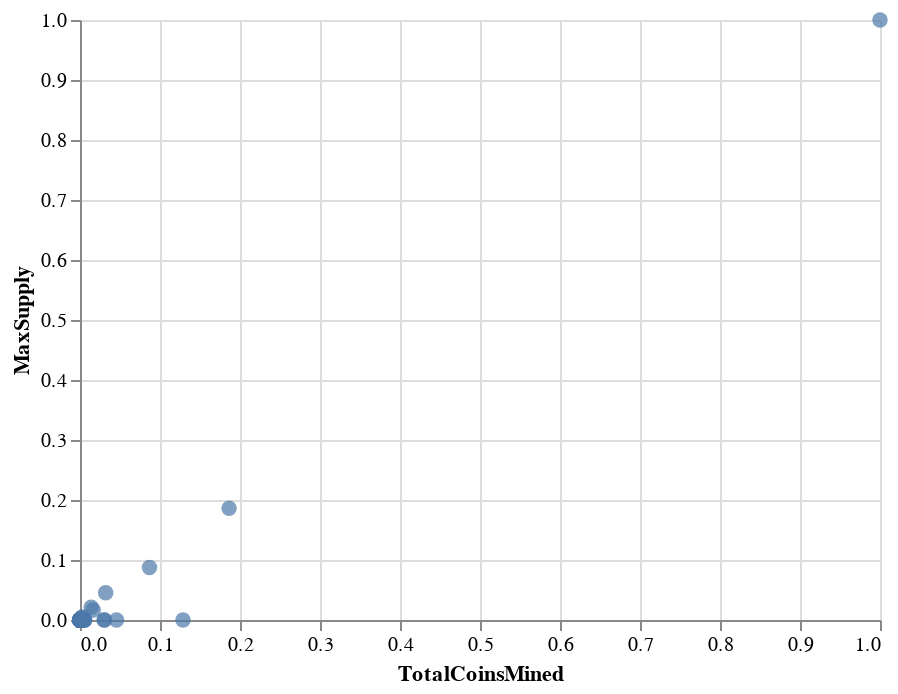

The notebook cell saved with this chart:
### Code cell
# Plot the scatter with x="TotalCoinsMined" and y="TotalCoinSupply"
alt.Chart(df_tradable).mark_circle(size=60).encode(
    x='TotalCoinsMined',
    y='MaxSupply',
)

### Figure 1 — Vega-Lite specification as saved in the notebook (floating-point values rounded to 4 significant figures)
{"config": {"view": {"continuousWidth": 400, "continuousHeight": 300}}, "data": {"name": "data-c780f8d4f47752567452b3e17a0e68a9"}, "mark": {"type": "circle", "size": 60}, "encoding": {"x": {"type": "quantitative", "field": "TotalCoinsMined"}, "y": {"type": "quantitative", "field": "MaxSupply"}}, "$schema": "https://vega.github.io/schema/vega-lite/v4.8.1.json", "datasets": {"data-c780f8d4f47752567452b3e17a0e68a9": [{"index": "NVC", "TotalCoinsMined": 2.943e-06, "MaxSupply": 0.0}, {"index": "XCP", "TotalCoinsMined": 2.474e-06, "MaxSupply": 0.0}, {"index": "NSR", "TotalCoinsMined": 0.005909, "MaxSupply": 1.01e-12}, {"index": "MONA", "TotalCoinsMined": 8.064e-05, "MaxSupply": 0.0}, {"index": "TRI", "TotalCoinsMined": 0.0, "MaxSupply": 1.01e-12}, {"index": "EMC", "TotalCoinsMined": 4.704e-05, "MaxSupply": 0.0}, {"index": "CMTC", "TotalCoinsMined": 7.137e-07, "MaxSupply": 1.01e-12}, {"index": "XSN", "TotalCoinsMined": 0.0001169, "MaxSupply": 0.0}, {"index": "CHAT", "TotalCoinsMined": 0.00101, "MaxSupply": 0.00101}, {"index": "AMB", "TotalCoinsMined": 0.000636, "MaxSupply": 0.0}, {"index": "PURA", "TotalCoinsMined": 0.0001895, "MaxSupply": 0.0}, {"index": "BTCP", "TotalCoinsMined": 3.69e-06, "MaxSupply": 2.31e-05}, {"index": "KCASH", "TotalCoinsMined": 0.00101, "MaxSupply": 0.00101}, {"index": "BEAM", "TotalCoinsMined": 6.248e-05, "MaxSupply": 0.0002661}, {"index": "VSYS", "TotalCoinsMined": 0.005781, "MaxSupply": 0.0}, {"index": "BDX", "TotalCoinsMined": 0.001414, "MaxSupply": 0.0}, {"index": "CKB", "TotalCoinsMined": 0.0305, "MaxSupply": 0.0}, {"index": "MWC", "TotalCoinsMined": 1.062e-05, "MaxSupply": 2.02e-05}, {"index": "AR", "TotalCoinsMined": 6.415e-05, "MaxSupply": 6.667e-05}, {"index": "BUX", "TotalCoinsMined": 0.0004545, "MaxSupply": 0.0}, {"index": "AAC", "TotalCoinsMined": 0.00101, "MaxSupply": 0.00101}, {"index": "PST", "TotalCoinsMined": 0.0001008, "MaxSupply": 0.000101}, {"index": "HC", "TotalCoinsMined": 4.523e-05, "MaxSupply": 8.485e-05}, {"index": "LOKI", "TotalCoinsMined": 5.217e-05, "MaxSupply": 0.0}, {"index": "AEON", "TotalCoinsMined": 1.773e-05, "MaxSupply": 0.0}, {"index": "BTCVT", "TotalCoinsMined": 9.967e-06, "MaxSupply": 2.121e-05}, {"index": "BCHA", "TotalCoinsMined": 1.862e-05, "MaxSupply": 2.121e-05}, {"index": "DOGE", "TotalCoinsMined": 0.1288, "MaxSupply": 0.0}, {"index": "BLK", "TotalCoinsMined": 6.082e-05, "MaxSupply": 0.000101}, {"index": "AUR", "TotalCoinsMined": 1.902e-05, "MaxSupply": 2.121e-05}, {"index": "BTT", "TotalCoinsMined": 1.0, "MaxSupply": 1.0}, {"index": "DGB", "TotalCoinsMined": 0.014, "MaxSupply": 0.02121}, {"index": "SMART", "TotalCoinsMined": 0.002604, "MaxSupply": 0.005051}, {"index": "BCN", "TotalCoinsMined": 0.1863, "MaxSupply": 0.1863}, {"index": "BCH", "TotalCoinsMined": 1.862e-05, "MaxSupply": 2.121e-05}, {"index": "ICX", "TotalCoinsMined": 0.0008779, "MaxSupply": 0.0}, {"index": "INT", "TotalCoinsMined": 0.0004644, "MaxSupply": 0.00101}, {"index": "GRIN", "TotalCoinsMined": 5.711e-05, "MaxSupply": 0.0}, {"index": "RISE", "TotalCoinsMined": 0.0001692, "MaxSupply": 0.0}, {"index": "IOC", "TotalCoinsMined": 1.86e-05, "MaxSupply": 2.222e-05}, {"index": "XWC", "TotalCoinsMined": 0.0009119, "MaxSupply": 0.00101}, {"index": "ZEN", "TotalCoinsMined": 1.05e-05, "MaxSupply": 2.121e-05}, {"index": "NAV", "TotalCoinsMined": 7.107e-05, "MaxSupply": 0.0}, {"index": "NXS", "TotalCoinsMined": 6.961e-05, "MaxSupply": 7.879e-05}, {"index": "ZEC", "TotalCoinsMined": 1.054e-05, "MaxSupply": 2.121e-05}, {"index": "VTC", "TotalCoinsMined": 5.831e-05, "MaxSupply": 8.485e-05}, {"index": "XMR", "TotalCoinsMined": 1.78e-05, "MaxSupply": 0.0}, {"index": "DCR", "TotalCoinsMined": 1.234e-05, "MaxSupply": 2.121e-05}, {"index": "STEEM", "TotalCoinsMined": 0.0003768, "MaxSupply": 0.0}, {"index": "BNB", "TotalCoinsMined": 0.0001757, "MaxSupply": 0.0001759}, {"index": "BSV", "TotalCoinsMined": 1.862e-05, "MaxSupply": 2.121e-05}, {"index": "QRK", "TotalCoinsMined": 0.0002703, "MaxSupply": 0.0}, {"index": "EXP", "TotalCoinsMined": 3.488e-05, "MaxSupply": 0.000101}, {"index": "MEC", "TotalCoinsMined": 3.957e-05, "MaxSupply": 4.242e-05}, {"index": "SLS", "TotalCoinsMined": 8.747e-07, "MaxSupply": 0.0}, {"index": "POT", "TotalCoinsMined": 0.0002274, "MaxSupply": 0.0004242}, {"index": "NLG", "TotalCoinsMined": 0.0005308, "MaxSupply": 0.001697}, {"index": "BCD", "TotalCoinsMined": 0.0002008, "MaxSupply": 0.0002121}, {"index": "NMC", "TotalCoinsMined": 1.723e-05, "MaxSupply": 0.0}, {"index": "EMC2", "TotalCoinsMined": 0.0002231, "MaxSupply": 0.0}, {"index": "UBQ", "TotalCoinsMined": 5.003e-05, "MaxSupply": 0.0}, {"index": "RDD", "TotalCoinsMined": 0.03017, "MaxSupply": 0.0}, {"index": "SIB", "TotalCoinsMined": 1.889e-05, "MaxSupply": 2.121e-05}, {"index": "BTG", "TotalCoinsMined": 1.861e-05, "MaxSupply": 2.121e-05}, {"index": "GRS", "TotalCoinsMined": 7.715e-05, "MaxSupply": 0.0001061}, {"index": "XDN", "TotalCoinsMined": 0.005143, "MaxSupply": 0.0}, {"index": "VIA", "TotalCoinsMined": 2.324e-05, "MaxSupply": 0.0}, {"index": "SYS", "TotalCoinsMined": 0.0006084, "MaxSupply": 0.000897}, {"index": "FTC", "TotalCoinsMined": 0.0002371, "MaxSupply": 0.0003394}, {"index": "CLOAK", "TotalCoinsMined": 5.449e-06, "MaxSupply": 0.0}, {"index": "ACT", "TotalCoinsMined": 0.00101, "MaxSupply": 1.01e-12}, {"index": "XVG", "TotalCoinsMined": 0.01657, "MaxSupply": 0.01672}, {"index": "BURST", "TotalCoinsMined": 0.002133, "MaxSupply": 0.002181}, {"index": "SC", "TotalCoinsMined": 0.04565, "MaxSupply": 0.0}, {"index": "POA", "TotalCoinsMined": 0.0002853, "MaxSupply": 0.0}, {"index": "BTM", "TotalCoinsMined": 0.001659, "MaxSupply": 0.0002121}, {"index": "BLOCK", "TotalCoinsMined": 7.265e-06, "MaxSupply": 0.0}, {"index": "NXT", "TotalCoinsMined": 0.001009, "MaxSupply": 0.00101}, {"index": "AION", "TotalCoinsMined": 0.0004923, "MaxSupply": 0.0}, {"index": "SHIFT", "TotalCoinsMined": 1.44e-05, "MaxSupply": 0.0}, {"index": "VET", "TotalCoinsMined": 0.08685, "MaxSupply": 0.08759}, {"index": "QTUM", "TotalCoinsMined": 0.0001039, "MaxSupply": 0.0001089}, {"index": "PIVX", "TotalCoinsMined": 6.896e-07, "MaxSupply": 0.0}, {"index": "NANO", "TotalCoinsMined": 0.0001344, "MaxSupply": 0.0001346}, {"index": "ONT", "TotalCoinsMined": 0.00101, "MaxSupply": 0.0}, {"index": "LSK", "TotalCoinsMined": 0.000144, "MaxSupply": 0.0}, {"index": "DASH", "TotalCoinsMined": 9.811e-06, "MaxSupply": 1.909e-05}, {"index": "ETC", "TotalCoinsMined": 0.0001249, "MaxSupply": 0.0002128}, {"index": "ARK", "TotalCoinsMined": 0.0001555, "MaxSupply": 0.0}, {"index": "LTC", "TotalCoinsMined": 6.71e-05, "MaxSupply": 8.485e-05}, {"index": "KMD", "TotalCoinsMined": 0.0001263, "MaxSupply": 0.000202}, {"index": "BTS", "TotalCoinsMined": 0.003025, "MaxSupply": 0.003637}, {"index": "BTC", "TotalCoinsMined": 1.86e-05, "MaxSupply": 2.121e-05}, {"index": "ETH", "TotalCoinsMined": 0.0001149, "MaxSupply": 0.0}, {"index": "WAVES", "TotalCoinsMined": 0.0001047, "MaxSupply": 0.0}, {"index": "ADA", "TotalCoinsMined": 0.0321, "MaxSupply": 0.04545}, {"index": "EOS", "TotalCoinsMined": 0.001036, "MaxSupply": 0.0}]}}
